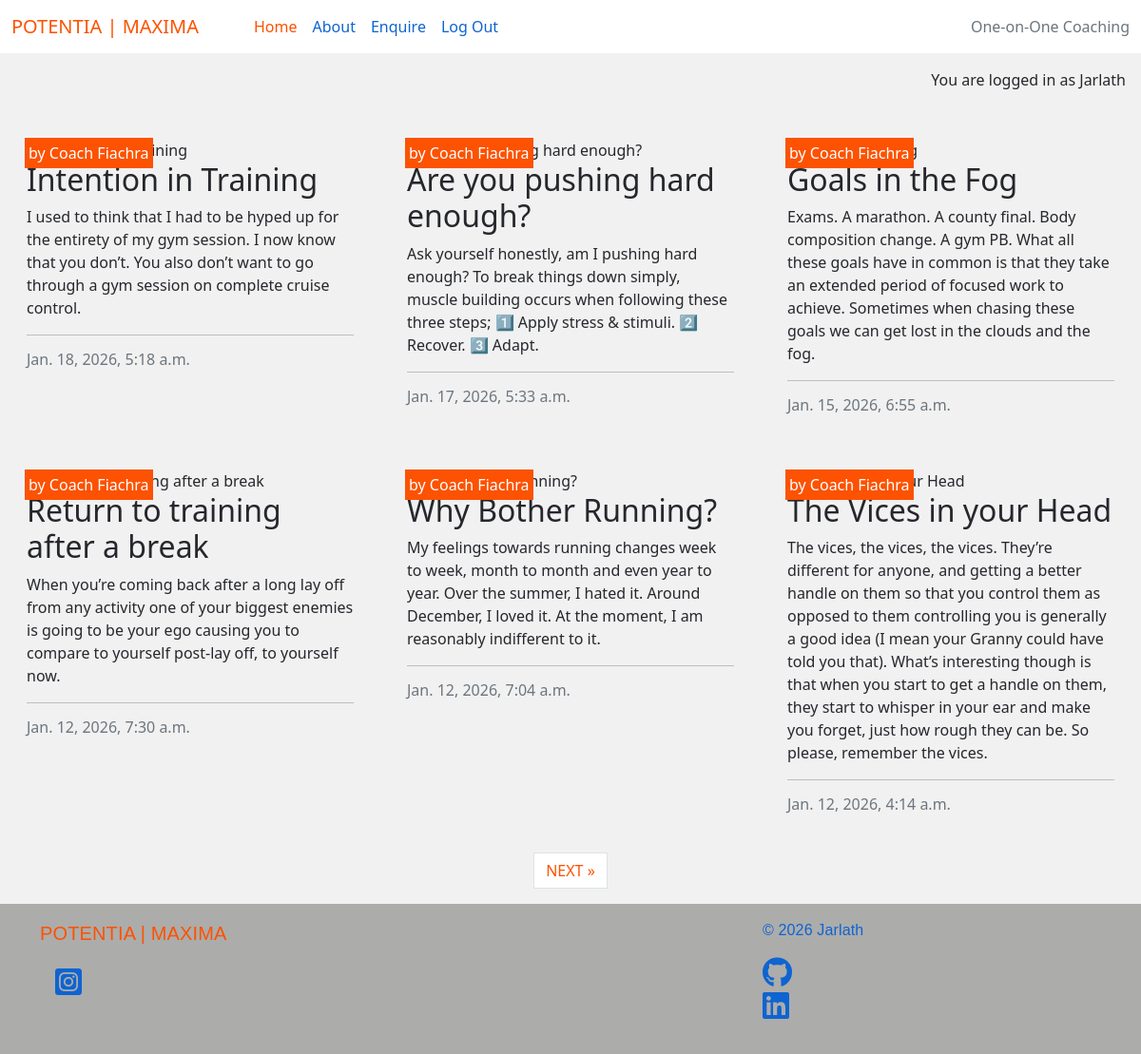
The app's page / (signed in) with its own data.
### home/models.py (models this page shows, shortened)
class CoachingPost(models.Model):
    title = models.CharField(max_length=200, unique=True)
    slug = models.SlugField(max_length=200, unique=True)
    author = models.ForeignKey(User, on_delete=models.CASCADE)
    featured_image = CloudinaryField('image', default='placeholder')
    status = models.IntegerField(choices=STATUS, default=0)
    created_on = models.DateTimeField(auto_now_add=True)
    updated_on = models.DateTimeField(auto_now=True)
    content = models.TextField()
    excerpt = models.TextField(blank=True)
    class Meta:
        ordering = ["-created_on"]

### home/views.py (the view)
# urls.py: path('', views.CoachingPostList.as_view(), name='home'),
class CoachingPostList(generic.ListView):
    template_name = "home/index.html"
    paginate_by = 6
    queryset = CoachingPost.objects.filter(status=1).order_by("-created_on")

### home/templates/home/index.html (shortened to what this page needs)
{% extends "base.html" %}
{% load static %}
{% block content %}
{% if user.is_authenticated %}
<div class="container-fluid">
    <div class="row">
        <div class="col-12 mt-3 left">
            <div class="row">
                {% for post in coachingpost_list %}
                <div class="col-md-4">
                    <div class="card mb-4">
                        <div class="card-body">
                            <div class="image-container">
                                <div class="image-flash">
                                    <p class="author">by Coach {{ post.author | capfirst }}</p>
                                </div>
                            </div>
                            <a href="{% url 'coaching_post_detail' post.slug %}" class="post-link">
                                <h2 class="card-title">{{ post.title }}</h2>
                                <p class="card-text">{{ post.excerpt }}</p>
                            </a>
                            <hr />
                            <p class="card-text text-muted h6">{{ post.created_on}}</p>
                        </div>
                    </div>
                </div>
                {% if forloop.counter|divisibleby:3 %}
            </div>
            <div class="row">
                {% endif %}
                {% endfor %}
            </div>
        </div>
    </div>
    {% if is_paginated %}
    <nav aria-label="Page navigation">
        <ul class="pagination justify-content-center">
            {% if page_obj.has_next %}
            <li><a href="?page={{ page_obj.next_page_number }}" class="page-link">NEXT &raquo;</a></li>
            {% endif %}
        </ul>
    </nav>
    {% endif %}
</div>
{% endif %}
        {% endblock %}

### templates/base.html (shortened to what this page needs)
{% load static %}
{% url 'home' as home_url %}
{% url 'about' as about_url %}
{% url 'enquire' as enquire_url %}
{% url 'account_signup' as signup_url %}
{% url 'account_login' as login_url %}
{% url 'account_logout' as logout_url %}
<!DOCTYPE html>
<html class="h-100" lang="en">
<head>
    <link rel="stylesheet" href="https://cdnjs.cloudflare.com/ajax/libs/font-awesome/5.15.3/css/all.min.css">
    <link href="https://cdn.jsdelivr.net/npm/bootstrap@5.0.1/dist/css/bootstrap.min.css" rel="stylesheet"
>
    <link rel="stylesheet" href="{% static 'css/style.css' %}">
</head>
<body class="d-flex flex-column h-100 main-bg">
    <nav class="navbar navbar-expand-lg navbar-light bg-white">
        <div class="container-fluid">
            <a class="text-orange" aria-label="Go to Home" alt="Go to home page" href="{% url 'home' %}">POTENTIA | MAXIMA</a>
            <div class="collapse navbar-collapse" id="navbarText">
                <ul class="navbar-nav me-auto mb-2 mb-lg-0">
                    <li class="nav-item">
                        <a class="nav-link {% if request.path == home_url %}active{% endif %}" aria-current="page"
                            href="{% url 'home' %}">Home</a>
                    </li>
                    <li class="nav-item">
                        <a class="nav-link
                {% if request.path == about_url %}active{%endif%}" aria-current="page"
                            href="{% url 'about' %}">About</a>
                    </li>
                    <li class="nav-item">
                        <a class="nav-link
                {% if request.path == enquire_url %}active{%endif%}" aria-current="page"
                            href="{% url 'enquire' %}">Enquire</a>
                    </li>
                    {% if user.is_authenticated %}
                    <li class="nav-item">
                        <a class="nav-link {% if request.path == logout_url %}active{% endif %}" aria-current="page"
                            href="{% url 'account_logout' %}">Log Out</a>
                    </li>
                    {% endif %}
                </ul>
                <span class="navbar-text text-muted">
                    One-on-One Coaching
                </span>
            </div>
        </div>
    </nav>
    <main class="flex-shrink-0 main-bg">
        {% if user.is_authenticated %}
        <p class="text-end m-3">You are logged in as {{ user | capfirst }}</p>
        {% else %}
        <p class="text-end m-3">You are not logged in</p>
        {% endif %}
        {% block content %}{% endblock content %}
    </main>
    <footer class="footer mt-auto py-3 footer-bg">
        <div class="container">
            <div class="row">
                <div class="col text-left">
                    <a class="text-orange" aria-label="Go to Home" alt="Go to home page" href="{% url 'home' %}">POTENTIA | MAXIMA</a>
                    <p>
                        <a href="https://www.instagram.com" target="_blank" rel="noopener"
                                aria-label="Visit my Instagram page (opens in a new tab)">
                        <i class="fab fa-instagram-square ms-3 text-blue-icon footer-link-insta"></i>
                        </a>
                    </p>
                </div>
                <div class="col text-left">
                </div>
                <div class="col text-right text-blue">
                    <p>&copy; 2026 Jarlath
                    <ul class="social-networks">
                        <li>
                            <a href="https://github.com/JarlathMacS" target="_blank" rel="noopener"
                                aria-label="Visit my GitHub page (opens in a new tab)"><i
                                    class="fab fa-github text-blue-icon"></i></a>
                        </li>
                        <li>
                            <a href="https://www.linkedin.com/in/jarlathsweeney" target="_blank" rel="noopener"
                                aria-label="Visit my LinkedIn page (opens in a new tab)"><i
                                    class="fab fa-linkedin text-blue-icon"></i></a>
                        </li>
                    </ul>
                    </p>
                </div>
            </div>
        </div>
    </footer>
</body>
</html>

### static/css/style.css (style rules this page uses)
body { background-color: #F1F1F1; color: #25272C; }
.main-bg { background-color: #F1F1F1; }
.footer-bg { background-color: #acacab; }
.text-blue { color: #0e64d1; font-size: 16px; text-decoration: none; }
.text-blue-icon { color: #0e64d1; font-size: 200%; }
.text-orange { color: #fc5201; font-size: 20px; text-decoration: none; }
.card { border: none; background-color: transparent; }
.image-container { position: relative; }
.image-flash { position: absolute; top: 5%; min-width: 30%; left: -2px; background-color: #fc5201; }
.author { color: white; margin: 4px; }
.post-link { text-decoration: none; color: #25272C; }
.post-link:hover, .page-link { color: #fc5201; }
.navbar-light .navbar-nav .nav-link { color:#0e64d1; }
.navbar-light .navbar-nav .nav-link.active { color: #fc5201; }
#navbarText { padding-left: 50px; }
.footer { padding-top: 2%; padding-bottom: 2%; font-family: Arial, Helvetica, sans-serif; letter-spacing: .009em; }
.social-networks { list-style-type: none; padding: 0%; }
.footer-link-insta { margin: 20px 20px 0px; }

### records on screen
CoachingPost: author "Fiachra", title "Intention in Training", excerpt "I used to think that I had to be hyped up for the entirety of my gym session. I now know that you don’t. You also don’t want to go through a gym session on complete cruise control.", created_on "Jan. 18, 2026, 5:18 a.m."
CoachingPost: author "Fiachra", title "Are you pushing hard enough?", excerpt "Ask yourself honestly, am I pushing hard enough? To break things down simply, muscle building occurs when following these three steps; 1️⃣ Apply stress & stimuli. 2️⃣ Recover. 3️⃣ Adapt.", created_on "Jan. 17, 2026, 5:33 a.m."
CoachingPost: author "Fiachra", title "Goals in the Fog", excerpt "Exams. A marathon. A county final. Body composition change. A gym PB. What all these goals have in common is that they take an extended period of focused work to achieve. Sometimes when chasing these goals we can get lost in the clouds and the fog.", created_on "Jan. 15, 2026, 6:55 a.m."
CoachingPost: author "Fiachra", title "Return to training after a break", excerpt "When you’re coming back after a long lay off from any activity one of your biggest enemies is going to be your ego causing you to compare to yourself post-lay off, to yourself now.", created_on "Jan. 12, 2026, 7:30 a.m."
CoachingPost: author "Fiachra", title "Why Bother Running?", excerpt "My feelings towards running changes week to week, month to month and even year to year. Over the summer, I hated it. Around December, I loved it. At the moment, I am reasonably indifferent to it.", created_on "Jan. 12, 2026, 7:04 a.m."
CoachingPost: author "Fiachra", title "The Vices in your Head", excerpt "The vices, the vices, the vices. They’re different for anyone, and getting a better handle on them so that you control them as opposed to them controlling you is generally a good idea (I mean your Granny could have told you that). What’s interesting though is that when you start to get a handle on them, they start to whisper in your ear and make you forget, just how rough they can be. So please, remember the vices.", created_on "Jan. 12, 2026, 4:14 a.m."

### other values on screen
{{ user | capfirst }} "Jarlath"
